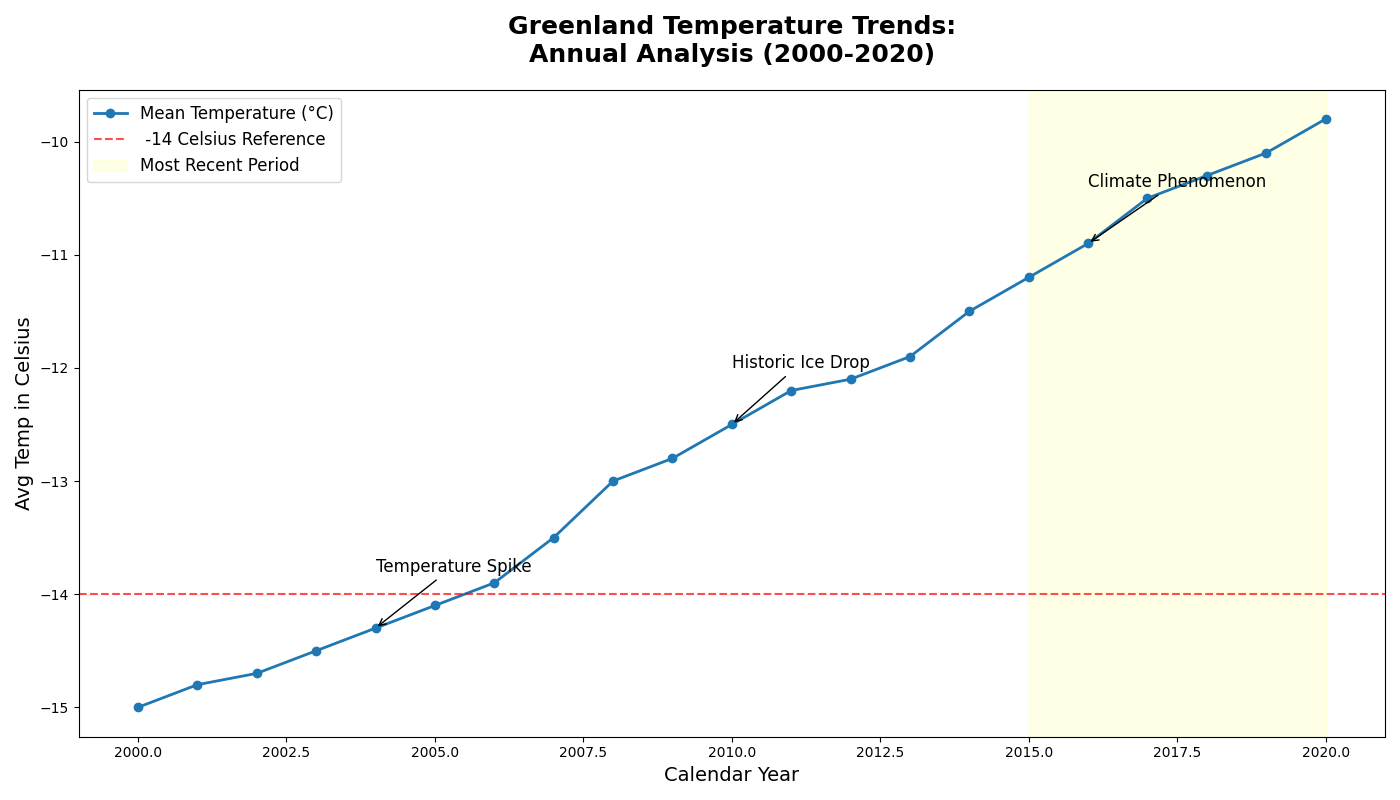

This figure's Python source:
import matplotlib.pyplot as plt
import numpy as np

# Data Construction
years = np.arange(2000, 2021)
avg_temp_greenland = np.array([-15, -14.8, -14.7, -14.5, -14.3, -14.1, -13.9, -13.5, 
                               -13.0, -12.8, -12.5, -12.2, -12.1, -11.9, -11.5, -11.2, 
                               -10.9, -10.5, -10.3, -10.1, -9.8])

# Creating the Plot
plt.figure(figsize=(14, 8))

# Line Plot
plt.plot(years, avg_temp_greenland, label='Mean Temperature (°C)', color='#1f77b4', linestyle='-', linewidth=2, marker='o')

# Setting Titles and Labels
plt.title('Greenland Temperature Trends:\nAnnual Analysis (2000-2020)', fontsize=18, fontweight='bold', pad=20)
plt.xlabel('Calendar Year', fontsize=14)
plt.ylabel('Avg Temp in Celsius', fontsize=14)

# Highlighting Important Information
plt.axhline(y=-14, color='red', linestyle='--', alpha=0.7, label=' -14 Celsius Reference')
plt.axvspan(2015, 2020, color='yellow', alpha=0.1, label='Most Recent Period')

for notable_year, annotation in zip([2004, 2010, 2016], ['Temperature Spike', 'Historic Ice Drop', 'Climate Phenomenon']):
    plt.annotate(annotation, xy=(notable_year, avg_temp_greenland[notable_year - 2000]), 
                 xytext=(notable_year, avg_temp_greenland[notable_year - 2000] + 0.5),
                 arrowprops=dict(facecolor='black', arrowstyle='->'),
                 fontsize=12, color='black')

# Adding Legend
plt.legend(loc='upper left', fontsize=12)

# Adjust Layout
plt.tight_layout()

# Display the Plot
plt.show()
